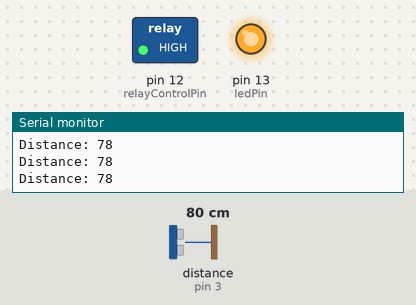
A sketch run on a simulated Arduino Uno, built with avr-gcc and run on an emulated ATmega328P. On the bench: switched loads named in the sketch (green lamp = pin HIGH), output pins drawn as LEDs (lit = HIGH), the last lines printed to the serial monitor. Wiring (inferred from the names in the program): ultrasonic range finder: trigger pin 2; echo pin 3. The inputs (shaded band) are chosen by the test bench; at power-on: distance to the obstacle (sensor on pin 3) 80 cm. The echo pulse lasts 58.3 µs per cm; pins used as bus, display or sensor lines are not drawn.

Above: at 1.3 s.
1.4 s: distance to the obstacle (sensor on pin 3) set to 9 cm
2.9 s: distance to the obstacle (sensor on pin 3) set to 6 cm
At 3.3 s:
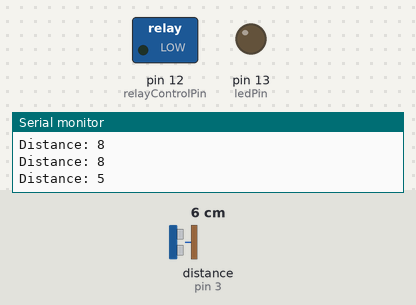
4.5 s: distance to the obstacle (sensor on pin 3) set to 18 cm
At 5.7 s:
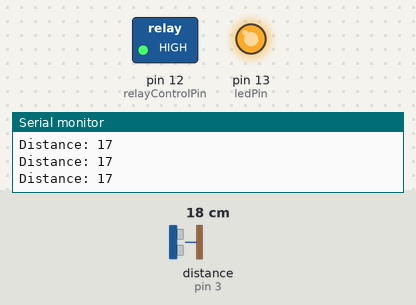
6.0 s: distance to the obstacle (sensor on pin 3) set to 2 cm
At 7.1 s:
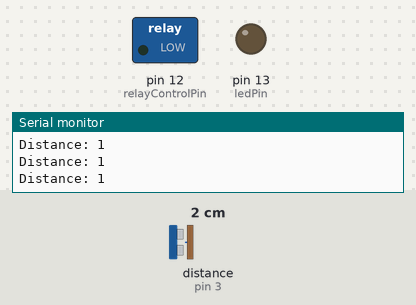
Timing chart, 0 to 8.5 s (numbered marks = the images above; inputs shaded):
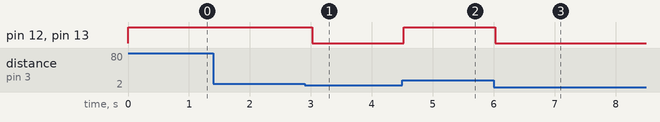

Measured:
- the behaviour switches between 8 and 7 cm on distance to the obstacle (sensor on pin 3) (found by bisection; images 0 and 1)
- after the input at 2.9 s, pin 12 (relayControlPin), pin 13 (ledPin): HIGH → LOW after 0.12 s
- after the input at 4.5 s, pin 12 (relayControlPin), pin 13 (ledPin): LOW → HIGH at once
- after the input at 6.0 s, pin 12 (relayControlPin), pin 13 (ledPin): HIGH → LOW at once

The sketch:

Automated_Water_Motor.ino
```cpp
// Pin definitions
const int ultrasonicTrigPin = 2; // Ultrasonic sensor trigger pin
const int ultrasonicEchoPin = 3; // Ultrasonic sensor echo pin
const int ledPin = 13;           // LED control pin (digital pin 13)
const int relayControlPin = 12;  // Relay control pin (digital pin 12)

// Variables
long duration;
int distance;

void setup() {
  pinMode(ultrasonicTrigPin, OUTPUT);
  pinMode(ultrasonicEchoPin, INPUT);
  pinMode(ledPin, OUTPUT);
  pinMode(relayControlPin, OUTPUT);

  digitalWrite(ledPin, LOW);      // Initialize LED as OFF
  digitalWrite(relayControlPin, LOW); // Initialize relay as OFF

  Serial.begin(9600);
}

void loop() {
  // Generate a pulse to trigger the ultrasonic sensor
  digitalWrite(ultrasonicTrigPin, LOW);
  delayMicroseconds(2);
  digitalWrite(ultrasonicTrigPin, HIGH);
  delayMicroseconds(10);
  digitalWrite(ultrasonicTrigPin, LOW);

  // Measure the time taken for the echo to return
  duration = pulseIn(ultrasonicEchoPin, HIGH);

  // Calculate the distance in centimeters
  distance = duration * 0.034 / 2;

  Serial.print("Distance: ");
  Serial.println(distance);

  // Check if an object is close (adjust the threshold as needed)
  if (distance < 7) {
    // Turn off the LED and the relay
    digitalWrite(ledPin, LOW);
    digitalWrite(relayControlPin, LOW);
  } else {
    // Turn on the LED and the relay
    digitalWrite(ledPin, HIGH);
    digitalWrite(relayControlPin, HIGH);

  }

  delay(500); // Add a delay to avoid rapid toggling of the LED and relay states
}
```
